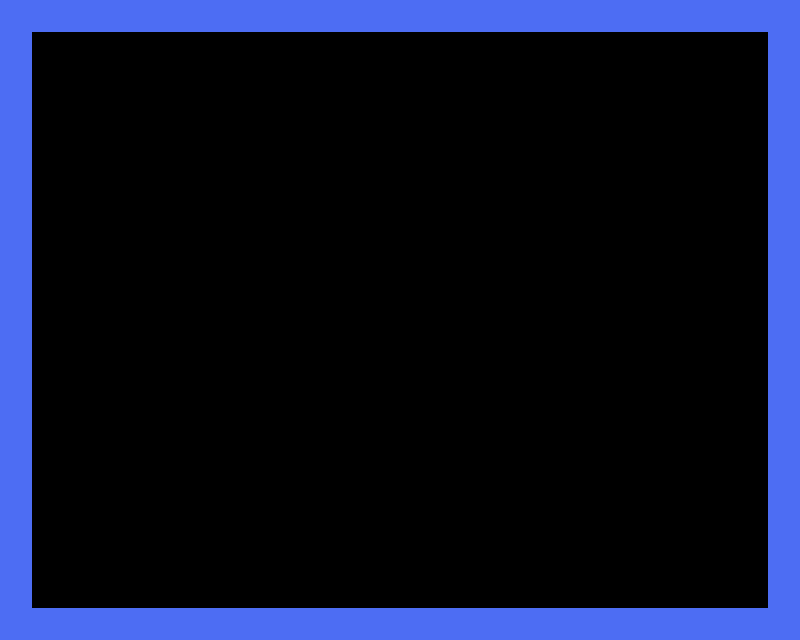

The image is a tile-based game level rendered from a .tmx file. Its description and complete source (layers, tilesets, objects, tile grids) follow:
An orthogonal 25x20 tile map with 32x32 px tiles, 3 tile layers (Collision, Spikes, TempBlocks), 3 tilesets.

<map version="1.8" orientation="orthogonal" width="25" height="20" tilewidth="32" tileheight="32" backgroundcolor="#000000">
    <tileset firstgid="1" name="black" tilewidth="32" tileheight="32">
        <image source="blooPixil.png" width="32" height="32" />
    </tileset>
    <tileset firstgid="2" name="spike" tilewidth="32" tileheight="32" tilecount="1" columns="1">
        <image source="32spike.png" width="32" height="32" />
    </tileset>
    <tileset firstgid="3" name="tempBlock" tilewidth="32" tileheight="32" tilecount="1" columns="1">
        <image source="tempBlock.png" width="32" height="32" />
    </tileset>
    <layer name="Collision" width="25" height="20">
        <data encoding="csv">
            1,1,1,1,1,1,1,1,1,1,1,1,1,1,1,1,1,1,1,1,1,1,1,1,1,
            1,0,0,0,0,0,0,0,0,0,0,0,0,0,0,0,0,0,0,0,0,0,0,0,1,
            1,0,0,0,0,0,0,0,0,0,0,0,0,0,0,0,0,0,0,0,0,0,0,0,1,
            1,0,0,0,0,0,0,0,0,0,0,0,0,0,0,0,0,0,0,0,0,0,0,0,1,
            1,0,0,0,0,0,0,0,0,0,0,0,0,0,0,0,0,0,0,0,0,0,0,0,1,
            1,0,0,0,0,0,0,0,0,0,0,0,0,0,0,0,0,0,0,0,0,0,0,0,1,
            1,0,0,0,0,0,0,0,0,0,0,0,0,0,0,0,0,0,0,0,0,0,0,0,1,
            1,0,0,0,0,0,0,0,0,0,0,0,0,0,0,0,0,0,0,0,0,0,0,0,1,
            1,0,0,0,0,0,0,0,0,0,0,0,0,0,0,0,0,0,0,0,0,0,0,0,1,
            1,0,0,0,0,0,0,0,0,0,0,0,0,0,0,0,0,0,0,0,0,0,0,0,1,
            1,0,0,0,0,0,0,0,0,0,0,0,0,0,0,0,0,0,0,0,0,0,0,0,1,
            1,0,0,0,0,0,0,0,0,0,0,0,0,0,0,0,0,0,0,0,0,0,0,0,1,
            1,0,0,0,0,0,0,0,0,0,0,0,0,0,0,0,0,0,0,0,0,0,0,0,1,
            1,0,0,0,0,0,0,0,0,0,0,0,0,0,0,0,0,0,0,0,0,0,0,0,1,
            1,0,0,0,0,0,0,0,0,0,0,0,0,0,0,0,0,0,0,0,0,0,0,0,1,
            1,0,0,0,0,0,0,0,0,0,0,0,0,0,0,0,0,0,0,0,0,0,0,0,1,
            1,0,0,0,0,0,0,0,0,0,0,0,0,0,0,0,0,0,0,0,0,0,0,0,1,
            1,0,0,0,0,0,0,0,0,0,0,0,0,0,0,0,0,0,0,0,0,0,0,0,1,
            1,0,0,0,0,0,0,0,0,0,0,0,0,0,0,0,0,0,0,0,0,0,0,0,1,
            1,1,1,1,1,1,1,1,1,1,1,1,1,1,1,1,1,1,1,1,1,1,1,1,1
        </data>
    </layer>
    <layer name="Spikes" width="25" height="20">
        <data encoding="csv">
            0,0,0,0,0,0,0,0,0,0,0,0,0,0,0,0,0,0,0,0,0,0,0,0,0,
            0,0,0,0,0,0,0,0,0,0,0,0,0,0,0,0,0,0,0,0,0,0,0,0,0,
            0,0,0,0,0,0,0,0,0,0,0,0,0,0,0,0,0,0,0,0,0,0,0,0,0,
            0,0,0,0,0,0,0,0,0,0,0,0,0,0,0,0,0,0,0,0,0,0,0,0,0,
            0,0,0,0,0,0,0,0,0,0,0,0,0,0,0,0,0,0,0,0,0,0,0,0,0,
            0,0,0,0,0,0,0,0,0,0,0,0,0,0,0,0,0,0,0,0,0,0,0,0,0,
            0,0,0,0,0,0,0,0,0,0,0,0,0,0,0,0,0,0,0,0,0,0,0,0,0,
            0,0,0,0,0,0,0,0,0,0,0,0,0,0,0,0,0,0,0,0,0,0,0,0,0,
            0,0,0,0,0,0,0,0,0,0,0,0,0,0,0,0,0,0,0,0,0,0,0,0,0,
            0,0,0,0,0,0,0,0,0,0,0,0,0,0,0,0,0,0,0,0,0,0,0,0,0,
            0,0,0,0,0,0,0,0,0,0,0,0,0,0,0,0,0,0,0,0,0,0,0,0,0,
            0,0,0,0,0,0,0,0,0,0,0,0,0,0,0,0,0,0,0,0,0,0,0,0,0,
            0,0,0,0,0,0,0,0,0,0,0,0,0,0,0,0,0,0,0,0,0,0,0,0,0,
            0,0,0,0,0,0,0,0,0,0,0,0,0,0,0,0,0,0,0,0,0,0,0,0,0,
            0,0,0,0,0,0,0,0,0,0,0,0,0,0,0,0,0,0,0,0,0,0,0,0,0,
            0,0,0,0,0,0,0,0,0,0,0,0,0,0,0,0,0,0,0,0,0,0,0,0,0,
            0,0,0,0,0,0,0,0,0,0,0,0,0,0,0,0,0,0,0,0,0,0,0,0,0,
            0,0,0,0,0,0,0,0,0,0,0,0,0,0,0,0,0,0,0,0,0,0,0,0,0,
            0,0,0,0,0,0,0,0,0,0,0,0,0,0,0,0,0,0,0,0,0,0,0,0,0,
            0,0,0,0,0,0,0,0,0,0,0,0,0,0,0,0,0,0,0,0,0,0,0,0,0
        </data>
    </layer>
    <layer name="TempBlocks" width="25" height="20">
        <data encoding="csv">
            0,0,0,0,0,0,0,0,0,0,0,0,0,0,0,0,0,0,0,0,0,0,0,0,0,
            0,0,0,0,0,0,0,0,0,0,0,0,0,0,0,0,0,0,0,0,0,0,0,0,0,
            0,0,0,0,0,0,0,0,0,0,0,0,0,0,0,0,0,0,0,0,0,0,0,0,0,
            0,0,0,0,0,0,0,0,0,0,0,0,0,0,0,0,0,0,0,0,0,0,0,0,0,
            0,0,0,0,0,0,0,0,0,0,0,0,0,0,0,0,0,0,0,0,0,0,0,0,0,
            0,0,0,0,0,0,0,0,0,0,0,0,0,0,0,0,0,0,0,0,0,0,0,0,0,
            0,0,0,0,0,0,0,0,0,0,0,0,0,0,0,0,0,0,0,0,0,0,0,0,0,
            0,0,0,0,0,0,0,0,0,0,0,0,0,0,0,0,0,0,0,0,0,0,0,0,0,
            0,0,0,0,0,0,0,0,0,0,0,0,0,0,0,0,0,0,0,0,0,0,0,0,0,
            0,0,0,0,0,0,0,0,0,0,0,0,0,0,0,0,0,0,0,0,0,0,0,0,0,
            0,0,0,0,0,0,0,0,0,0,0,0,0,0,0,0,0,0,0,0,0,0,0,0,0,
            0,0,0,0,0,0,0,0,0,0,0,0,0,0,0,0,0,0,0,0,0,0,0,0,0,
            0,0,0,0,0,0,0,0,0,0,0,0,0,0,0,0,0,0,0,0,0,0,0,0,0,
            0,0,0,0,0,0,0,0,0,0,0,0,0,0,0,0,0,0,0,0,0,0,0,0,0,
            0,0,0,0,0,0,0,0,0,0,0,0,0,0,0,0,0,0,0,0,0,0,0,0,0,
            0,0,0,0,0,0,0,0,0,0,0,0,0,0,0,0,0,0,0,0,0,0,0,0,0,
            0,0,0,0,0,0,0,0,0,0,0,0,0,0,0,0,0,0,0,0,0,0,0,0,0,
            0,0,0,0,0,0,0,0,0,0,0,0,0,0,0,0,0,0,0,0,0,0,0,0,0,
            0,0,0,0,0,0,0,0,0,0,0,0,0,0,0,0,0,0,0,0,0,0,0,0,0,
            0,0,0,0,0,0,0,0,0,0,0,0,0,0,0,0,0,0,0,0,0,0,0,0,0
        </data>
    </layer>
</map>
